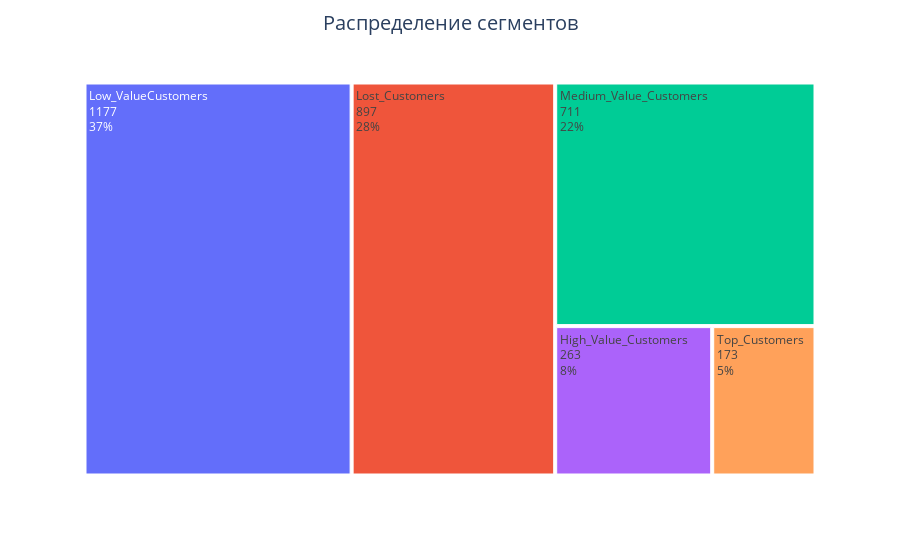

The notebook cell this image was saved under:
### Code cell
x = rfm['Customer_Segments'].value_counts()
fig = px.treemap(x, path=[x.index], values=x)
fig.update_layout(title_text='Распределение сегментов', title_x=0.5,
                  title_font=dict(size=20))
fig.update_traces(textinfo="label+value+percent root")
fig.show();

### Figure 1 — Plotly figure (JSON) as saved in the notebook; plotly's stock layout.template omitted (floating-point values rounded to 4 significant figures)
{"data": [{"branchvalues": "total", "domain": {"x": [0, 1], "y": [0, 1]}, "hovertemplate": "labels=%{label}<br>value=%{value}<br>parent=%{parent}<br>id=%{id}<extra></extra>", "ids": ["High_Value_Customers", "Lost_Customers", "Low_ValueCustomers", "Medium_Value_Customers", "Top_Customers"], "labels": ["High_Value_Customers", "Lost_Customers", "Low_ValueCustomers", "Medium_Value_Customers", "Top_Customers"], "name": "", "parents": ["", "", "", "", ""], "textinfo": "label+value+percent root", "type": "treemap", "values": [263, 897, 1177, 711, 173]}], "layout": {"legend": {"tracegroupgap": 0}, "margin": {"t": 60}, "title": {"font": {"size": 20}, "text": "Распределение сегментов", "x": 0.5}}}
